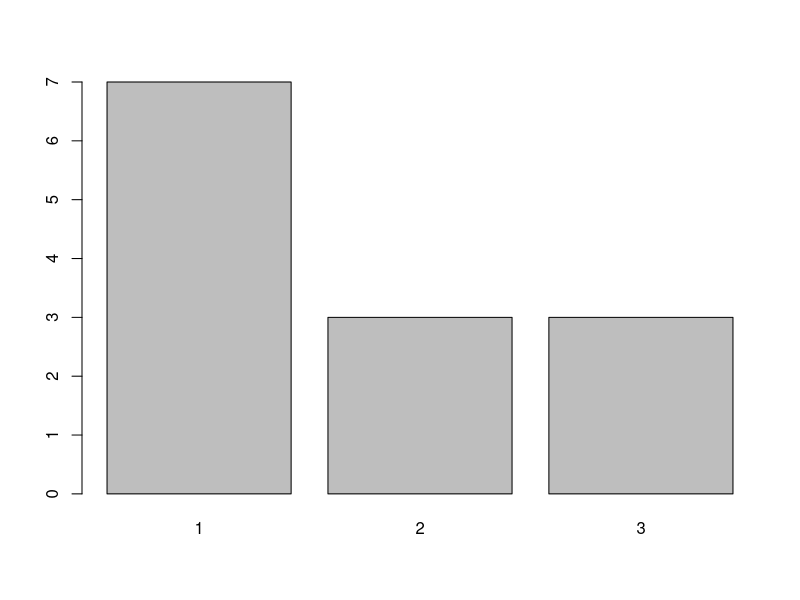
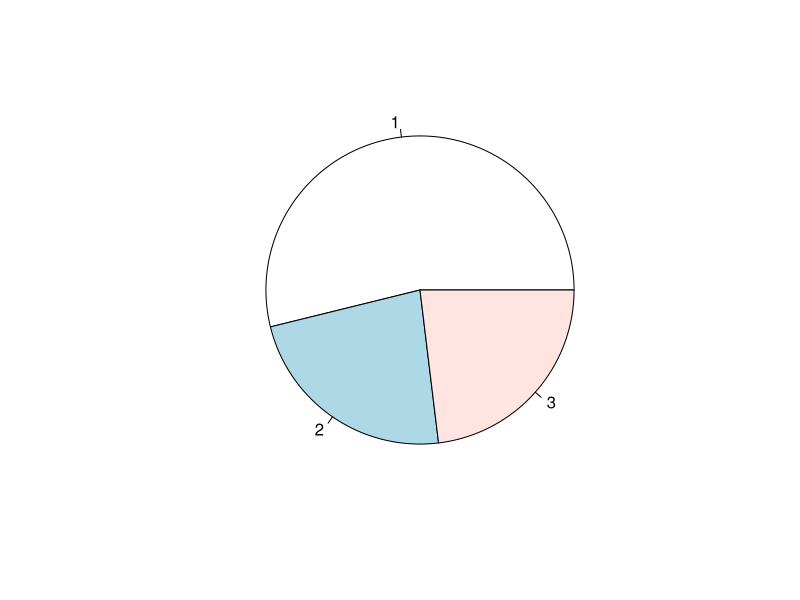
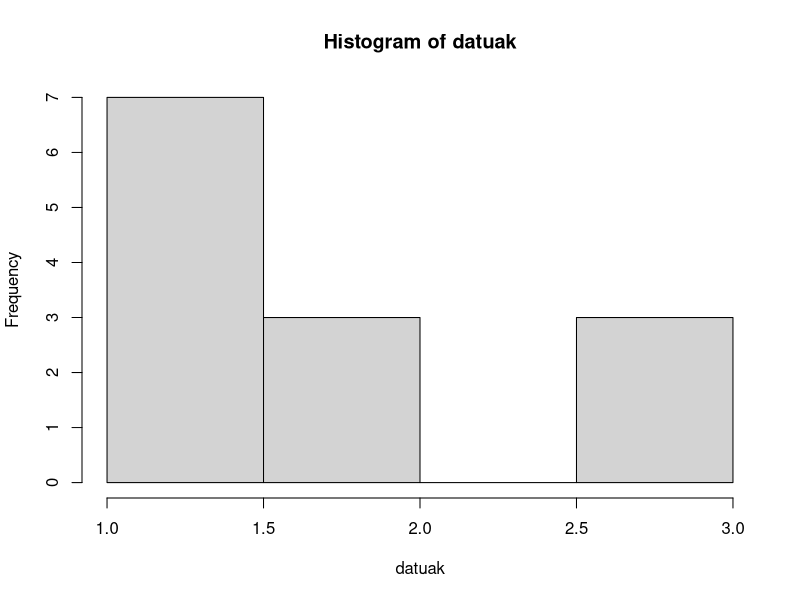
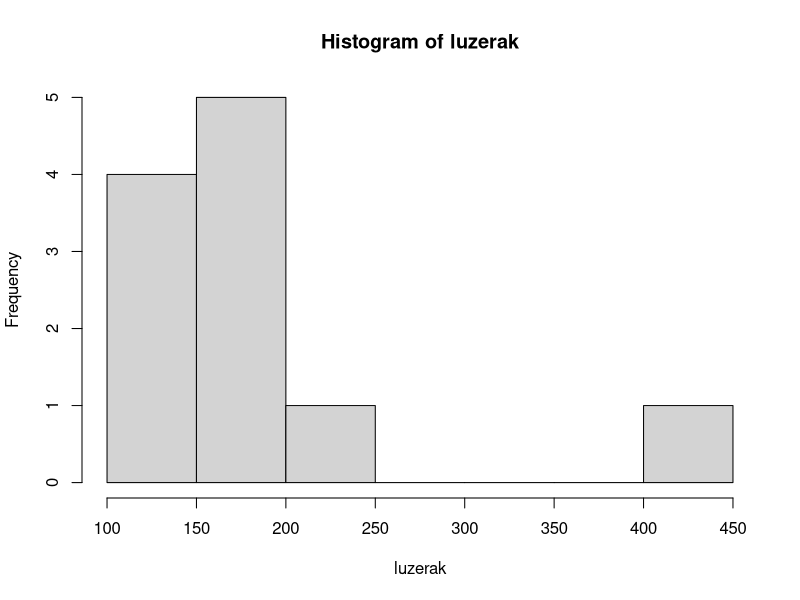
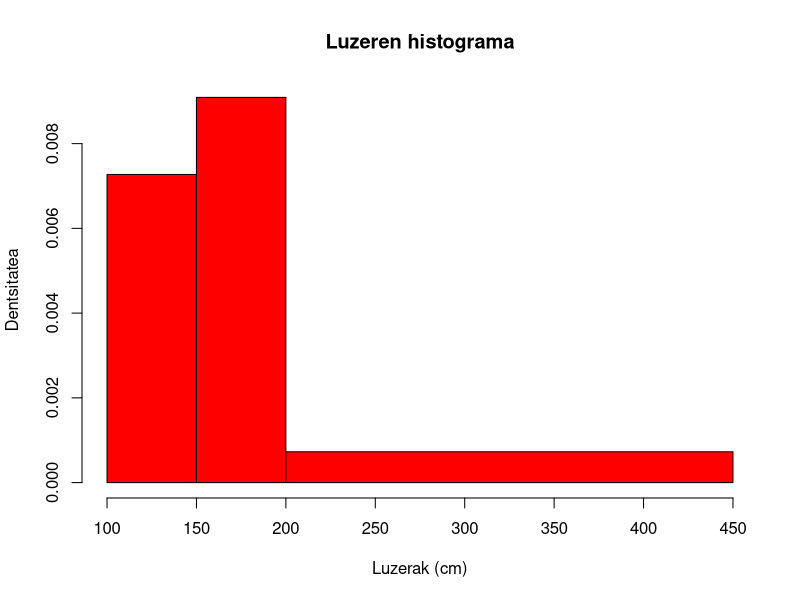

The R script that drew these images, in order:
#1.ADIBIDEA
arrailak<-c(50,68,84,86,64,67,78,87,110,85,52,65,52,93,72,70,105,85,30,42,74,30,70,65,49)
limiteak<-c(30,40,50,60,70,75,85,90,110,Inf)#Tarte bakoitzaren limiteak
arrailak.tarte<-cut(arrailak,limiteak,right=F)
arrailak.tarte
table(arrailak.tarte)
a<-as.data.frame(table(arrailak.tarte))
a
Tarteak<-a $arrailak.tarte
Maiztasun.abs<-a $Freq
sum(Maiztasun.abs)
Maiztasun.erl<-Maiztasun.abs/25
Met.maiztasun.abs<-cumsum(Maiztasun.abs)
Met.maiztasun.erl<-cumsum(Maiztasun.erl)
data.frame(Tarteak,Maiztasun.abs,Met.maiztasun.abs,Maiztasun.erl,Met.maiztasun.erl)

#2.ADIBIDEA
datuak<-c(1,1,1,2,3,3,1,2,2,1,3,1,1)
a<-table(datuak)
a
barplot(a)
pie(a)
hist(datuak)

#3.ADIBIDEA
stem(arrailak, scale=2)

#4.ADIBIDEA
luzerak<-c(115,232,181,161,155,137,165,171,139,130,406)
hist(luzerak)
hist(luzerak,breaks=c(100,150,200,450),main="Luzeren histograma",xlab="Luzerak (cm)",ylab="Dentsitatea",col="red")

#5
datuak<- c(1,1,1,2,3,3,1,2,2,1,3,1,1)
summary(datuak)
mean(datuak)
median(datuak)
var(datuak) #kuasibariantza
N <- length(datuak)
bariantza <- var(datuak)*(N-1)/N
bariantza
des.tip<- sqrt(bariantza)
des.tip
quantile(datuak)
quantile(datuak,type=2) #kuartil guztiak
quantile(datuak,probs=seq(0,1,0.1),type=2) #dezil guztiak
quantile(datuak,0.4,type=2) #4.dezila
